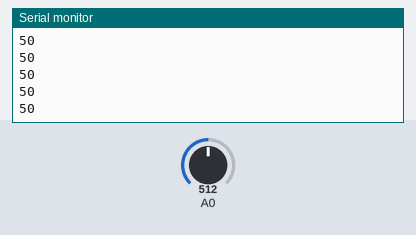
Bench run of a sketch on a simulated Arduino Uno, built with avr-gcc and run on an emulated ATmega328P. On the bench: the last lines printed to the serial monitor. The inputs (shaded band) are chosen by the test bench; at power-on: A0 = 512.

Above: at 1.2 s.
1.3 s: A0 set to 716
At 1.31 s:
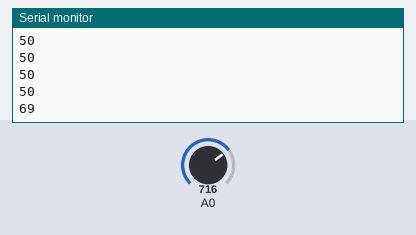
2.8 s: A0 set to 900
At 2.81 s:
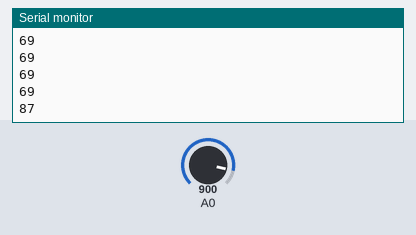
Timing chart, 0 to 5.8 s (numbered marks = the images above; inputs shaded):
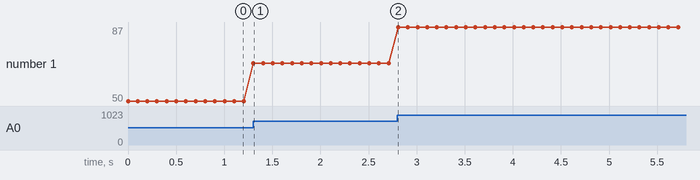

Measured:
- after the input at 1.3 s, the serial monitor: prints a new line at once (image 1)
- after the input at 2.8 s, the serial monitor: prints a new line at once (image 2)
- plotted number 1: 50 → 69 after the input at 1.3 s, 69 → 87 after the input at 2.8 s

The sketch:

test1.ino
```cpp
int humidity = 0;

void setup()
{
	Serial.begin(9600);
}

void loop()
{
  humidity = analogRead(A0);
  humidity = map(humidity, 0, 1023, 0, 100);
	Serial.println(humidity);
	delay(100);
}
```
